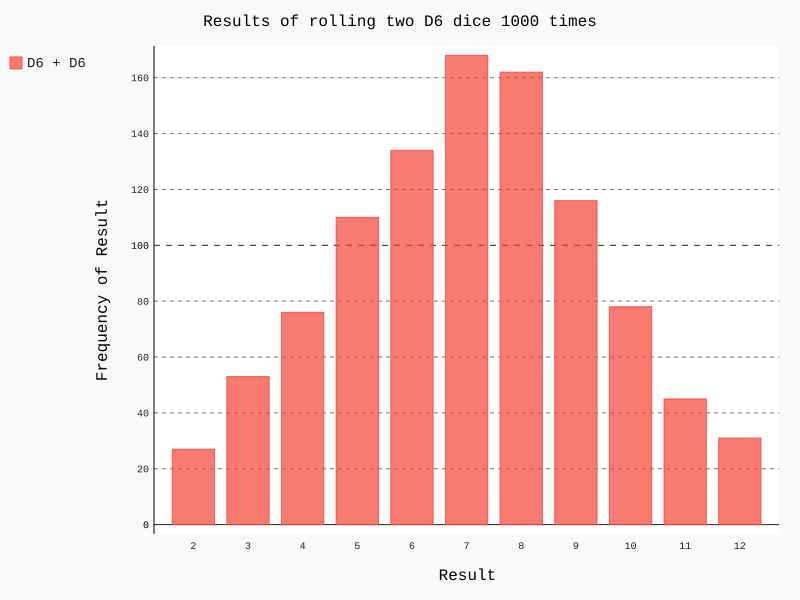

Write the Python code that produced this figure.
'''roll die'''
import pygal
from die import Die

die_1 = Die()
die_2 = Die()

# roll results
results = []
for roll_num in range(1000):
    result = die_1.roll() + die_2.roll()
    results.append(result)

# analysis results
frequencies = []
max_result = die_1.num_sides + die_2.num_sides
for value in range(2, max_result + 1):
    frequency = results.count(value)
    frequencies.append(frequency)

# make results visible
hist = pygal.Bar()
hist.title = "Results of rolling two D6 dice 1000 times"
hist.x_labels = list(str(x) for x in range(2, 13))
hist.x_title = "Result"
hist.y_title = "Frequency of Result"

hist.add('D6 + D6', frequencies)
hist.render_to_file('die_visual.svg')
